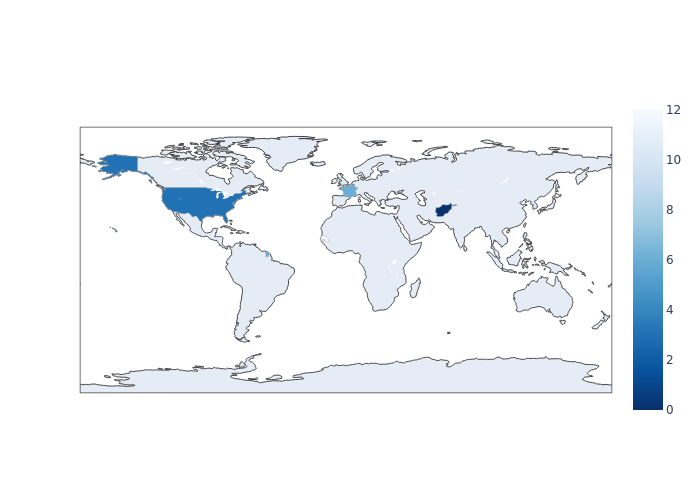

Write the Python code that produced this figure.
from wwstatviz import Visualizer
import plotly
from pathlib import Path

def test_coropleth():
    v = Visualizer('/workspace/data/test_cc_3d.csv')
    fig = v.coropleth(feature = 'f1', countries = 'all', 
                      title = 'This is a test heatmap')
    assert fig.figure is not None
    assert isinstance(fig.figure, plotly.graph_objs._figure.Figure)
    fig.save('test_coropleth.pdf')
    assert Path('test_coropleth.pdf').is_file()
